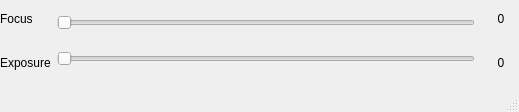
<?xml version="1.0" encoding="UTF-8"?>
<ui version="4.0">
 <class>PopWindow</class>
 <widget class="QMainWindow" name="PopWindow">
  <property name="geometry">
   <rect>
    <x>0</x>
    <y>0</y>
    <width>519</width>
    <height>112</height>
   </rect>
  </property>
  <property name="windowTitle">
   <string>MainWindow</string>
  </property>
  <widget class="QWidget" name="centralwidget">
   <widget class="QWidget" name="">
    <property name="geometry">
     <rect>
      <x>0</x>
      <y>0</y>
      <width>521</width>
      <height>81</height>
     </rect>
    </property>
    <layout class="QHBoxLayout" name="horizontalLayout_2">
     <item>
      <layout class="QHBoxLayout" name="horizontalLayout">
       <item>
        <layout class="QVBoxLayout" name="verticalLayout_2">
         <item>
          <widget class="QLabel" name="label">
           <property name="text">
            <string>Focus</string>
           </property>
          </widget>
         </item>
         <item>
          <widget class="QLabel" name="label_2">
           <property name="text">
            <string>Exposure</string>
           </property>
          </widget>
         </item>
        </layout>
       </item>
       <item>
        <layout class="QVBoxLayout" name="verticalLayout">
         <item>
          <widget class="QSlider" name="f_slider">
           <property name="maximum">
            <number>255</number>
           </property>
           <property name="orientation">
            <enum>Qt::Horizontal</enum>
           </property>
          </widget>
         </item>
         <item>
          <widget class="QSlider" name="e_slider">
           <property name="maximum">
            <number>12</number>
           </property>
           <property name="orientation">
            <enum>Qt::Horizontal</enum>
           </property>
          </widget>
         </item>
        </layout>
       </item>
      </layout>
     </item>
     <item>
      <layout class="QVBoxLayout" name="verticalLayout_3">
       <item>
        <widget class="QLabel" name="fpop_value">
         <property name="minimumSize">
          <size>
           <width>40</width>
           <height>0</height>
          </size>
         </property>
         <property name="text">
          <string>0</string>
         </property>
         <property name="alignment">
          <set>Qt::AlignCenter</set>
         </property>
        </widget>
       </item>
       <item>
        <widget class="QLabel" name="epop_value">
         <property name="minimumSize">
          <size>
           <width>40</width>
           <height>0</height>
          </size>
         </property>
         <property name="text">
          <string>0</string>
         </property>
         <property name="alignment">
          <set>Qt::AlignCenter</set>
         </property>
        </widget>
       </item>
      </layout>
     </item>
    </layout>
   </widget>
  </widget>
  <widget class="QStatusBar" name="statusbar"/>
 </widget>
 <resources/>
 <connections/>
</ui>
